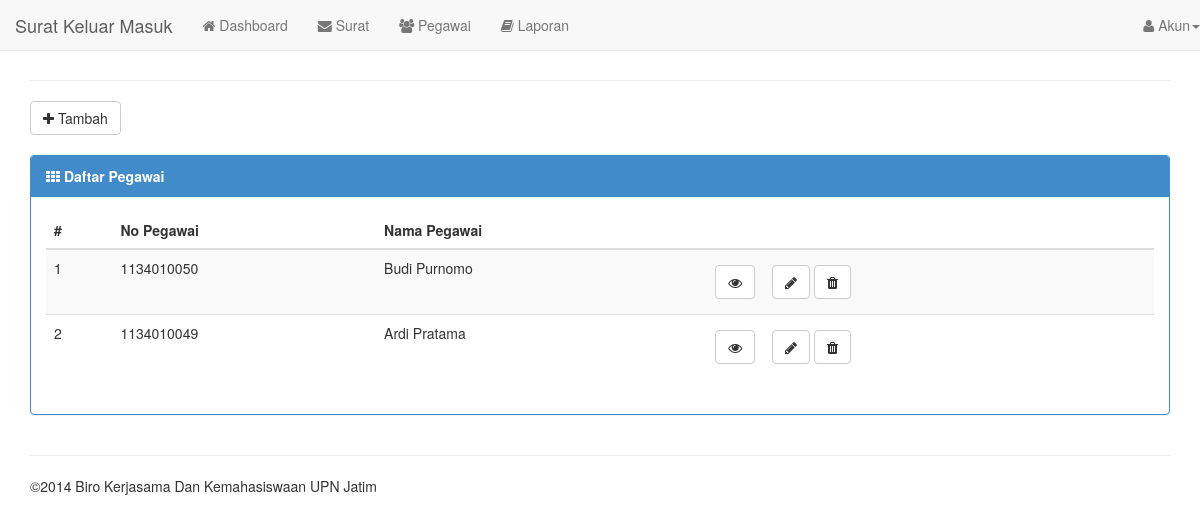
Page /?page=pegawai/index (signed in) on the earlier database version.
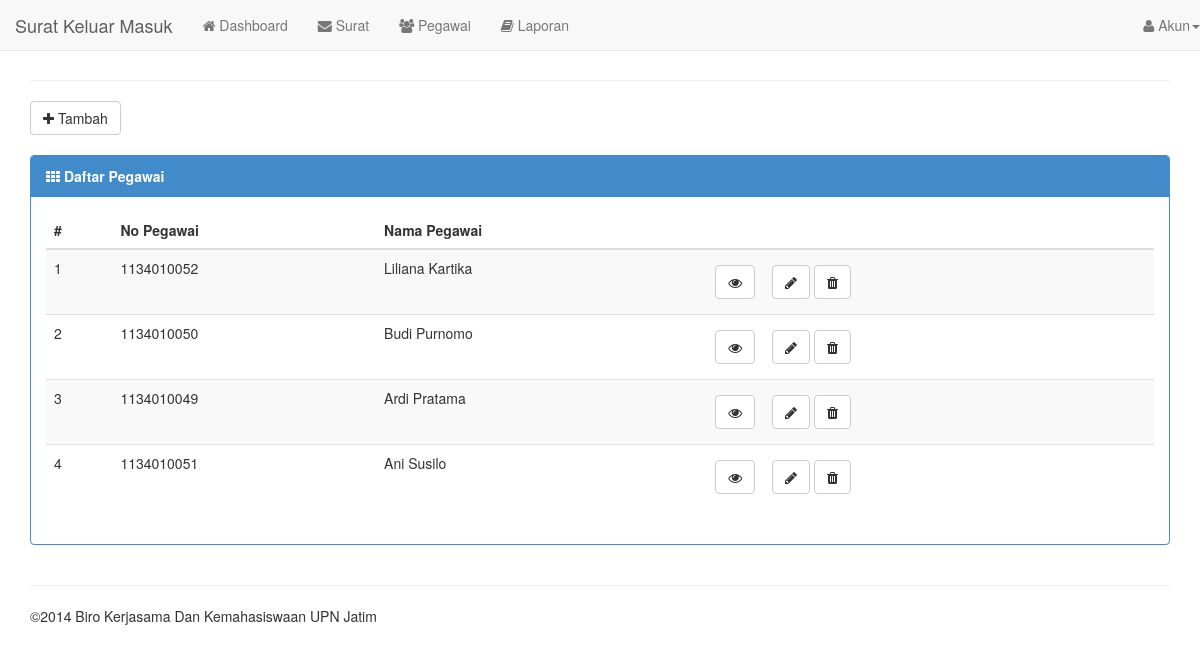
Same page on the later database version.
### tables this page shows
CREATE TABLE `pegawai` (
  `idpegawai` varchar(30) NOT NULL,
  `nama` varchar(45) DEFAULT NULL,
  `alamat` varchar(45) DEFAULT NULL,
  `kota` varchar(255) DEFAULT NULL,
  `tanggal_lahir` varchar(255) DEFAULT NULL,
  `telepon` varchar(255) DEFAULT NULL,
  `ponsel` varchar(45) DEFAULT NULL,
  `foto` varchar(255) NOT NULL DEFAULT 'nophoto.jpg',
  `delete` varchar(1) NOT NULL DEFAULT '0',
  `created_at` timestamp NULL DEFAULT CURRENT_TIMESTAMP ON UPDATE CURRENT_TIMESTAMP,
  PRIMARY KEY (`idpegawai`)
);

### models.php (called while the page is built, shortened)
<?php
function get_pegawai($order_by='created_at'){
    $query=mysql_query("select * from pegawai a, users b, bagian c where b.idusers=a.idpegawai and b.idbagian=c.idbagian order by $order_by DESC");
    return $query;
}
?>

### module/pegawai/index.php (the view, shortened to what this page needs)
<div class="row clearfix">
	<div class="col-md-12">
    <a href="./?page=pegawai/tambah"><button class="btn btn-default"><i class="fa fa-plus"></i> Tambah</button></a>
    <div class="clearfix"></div><br />
        <div class="panel panel-primary">
            <div class="panel-heading"><i class="fa fa-th"></i> <strong>Daftar Pegawai</strong></div>
            <div class="panel-body">
                <table class="table table-hover table-striped">
                    <thead>
                        <tr>
                            <th>#</th>
                            <th>No Pegawai</th>
                            <th>Nama Pegawai</th>
                            <th></th>
                        </tr>
                    </thead>
                    <tbody>
                        <?php $data=get_pegawai('nama');?>
                        <?php $i=1;while($result=mysql_fetch_array($data)){?>
                            <tr>
                            <td><?= $i ?></td>
                            <td><?= $result['idpegawai'] ?></td>
                            <td><?= $result['nama'] ?></td>
                            <td>
                                <a id="<?= $result['idpegawai'] ?>" href="#<?= $result['idpegawai'] ?>" role="button" class="btn" data-toggle="modal"><button class="btn btn-default"><i class="fa fa-eye"></i></button></a>
                                <a href="./?page=pegawai/edit&id=<?= $result['idpegawai'] ?>"><button class="btn btn-default"><i class="fa fa-pencil"></i></button></a>
                                <a href="./?page=pegawai/edit&id=#"><button class="btn btn-default"><i class="fa fa-trash"></i></button></a>
                            </td>
                            </tr>
                        <?php $i++; } ?>
                    </tbody>
                </table>
            </div>
        </div>
	</div>
</div>

Differences in the rows shown:
added pegawai: idpegawai "1134010052", nama "Liliana Kartika"
added pegawai: idpegawai "1134010051", nama "Ani Susilo"
